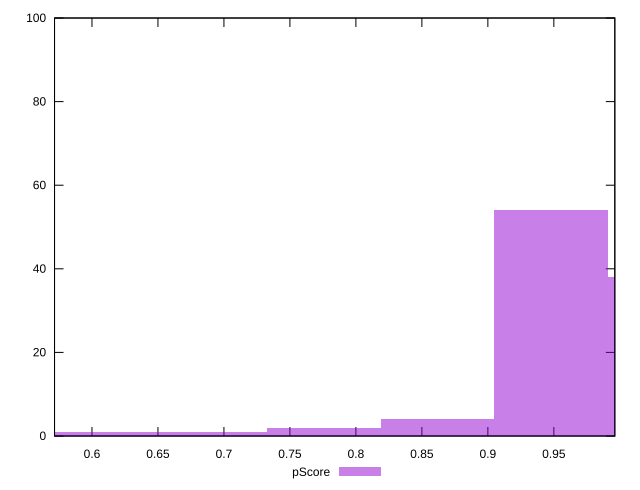

This chart was generated by the following gnuplot code:
reset

$pScore <<EOF
0.7755690381789022 2
0.6032203630280351 1
0.9479177133297694 54
1.034092050905203 38
0.8617433757543358 4
0.6893947006034686 1
EOF

set key outside below
set boxwidth 0.08617433757543358
set xrange [0.5716300262653375:0.9962113647861295]
set yrange [0:100]
set trange [0:100]
set style fill transparent solid 0.5 noborder
set terminal svg size 640, 490 enhanced background rgb 'white'
set output "report_00019_2021-02-10T18-14-37.922Z//max-potential-fid/samples/pages+cached+noadtech/pScore/histogram.svg"

plot $pScore title "pScore" with boxes

reset
